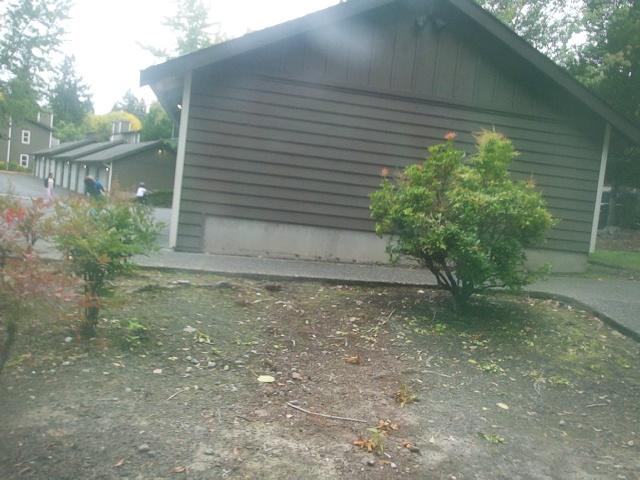
#> input picture vision_server/data/images/20260913T010238_heartbeat.jpg, 640 x 480 px
$ python -i motion.py   (imports and definitions only)
#> lines starting #> are read from the running program, lines starting #| are printed output that depends on the picture
#> further down, picture is the input picture: shape (480, 640, 3); mean B, G, R 123.5, 135.6, 126.6
"""Motion detection using frame differencing."""

import cv2
import numpy as np


class MotionDetector:
    """Detect significant motion between consecutive frames."""

    def __init__(self, threshold=25, min_area=500, cooldown_frames=15):
        self.threshold = threshold
        self.min_area = min_area
        self.cooldown_frames = cooldown_frames
        self.prev_gray = None
        self.frames_since_trigger = 0

    def detect(self, frame):
        gray = cv2.cvtColor(frame, cv2.COLOR_BGR2GRAY)
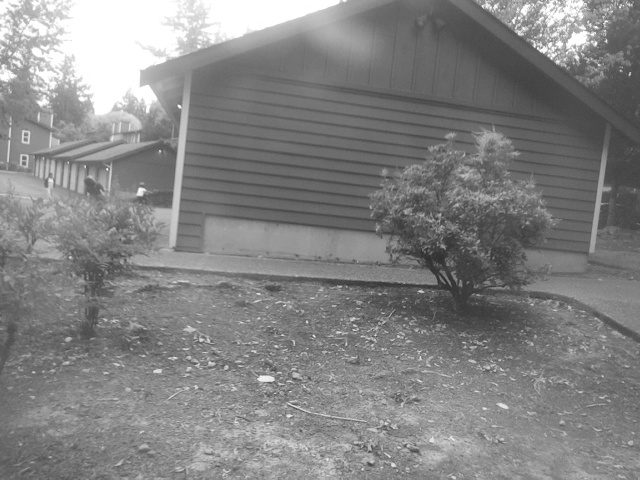
#> gray: shape (480, 640); min 43, max 255, mean 131.5
        gray = cv2.GaussianBlur(gray, (21, 21), 0)
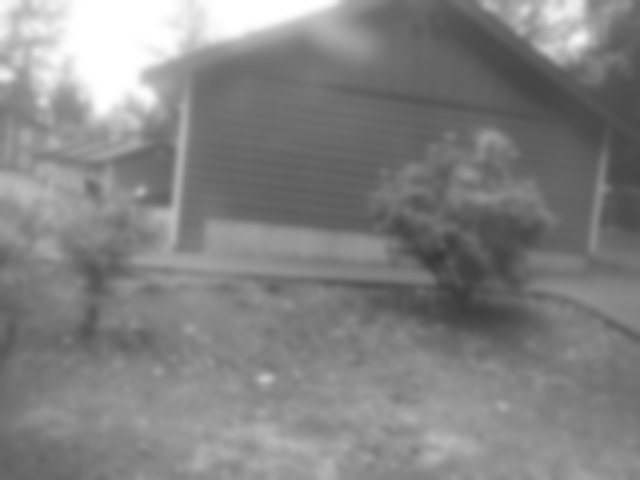
#> gray: shape (480, 640); min 56, max 255, mean 131.5

        if self.prev_gray is None:
            self.prev_gray = gray
            return False, 0.0

        delta = cv2.absdiff(self.prev_gray, gray)
        _, thresh = cv2.threshold(delta, self.threshold, 255, cv2.THRESH_BINARY)
        thresh = cv2.dilate(thresh, None, iterations=2)

        contours, _ = cv2.findContours(thresh, cv2.RETR_EXTERNAL, cv2.CHAIN_APPROX_SIMPLE)
        motion_area = sum(cv2.contourArea(c) for c in contours if cv2.contourArea(c) > self.min_area)

        self.prev_gray = gray
        self.frames_since_trigger += 1

        motion_detected = motion_area > 0 and self.frames_since_trigger >= self.cooldown_frames
        if motion_detected:
            self.frames_since_trigger = 0

        motion_pct = motion_area / (frame.shape[0] * frame.shape[1]) * 100
        return motion_detected, round(motion_pct, 2)

>>> import cv2
>>> picture = cv2.imread('../../vision_server/data/images/20260913T010238_heartbeat.jpg')
>>> result = MotionDetector().detect(picture)
#> result = (False, 0)
